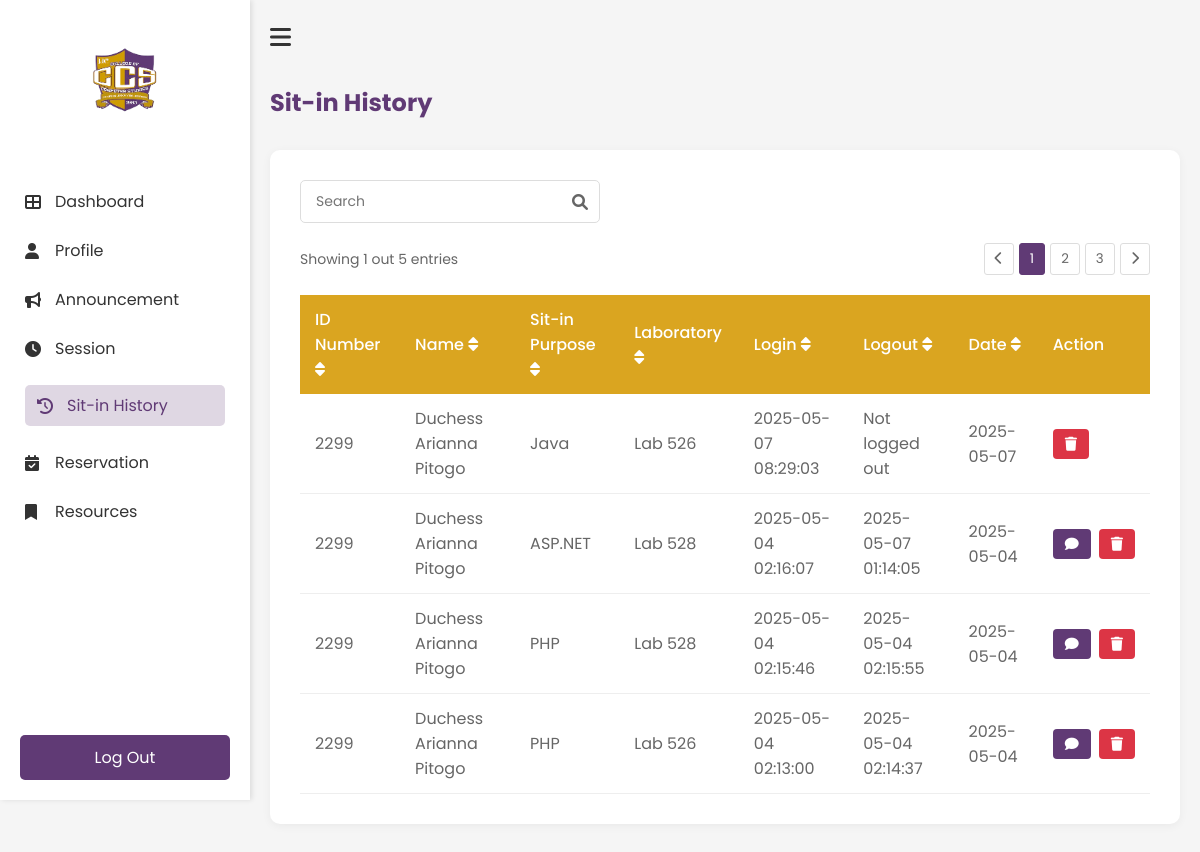
The app's page /History (signed in), older data.
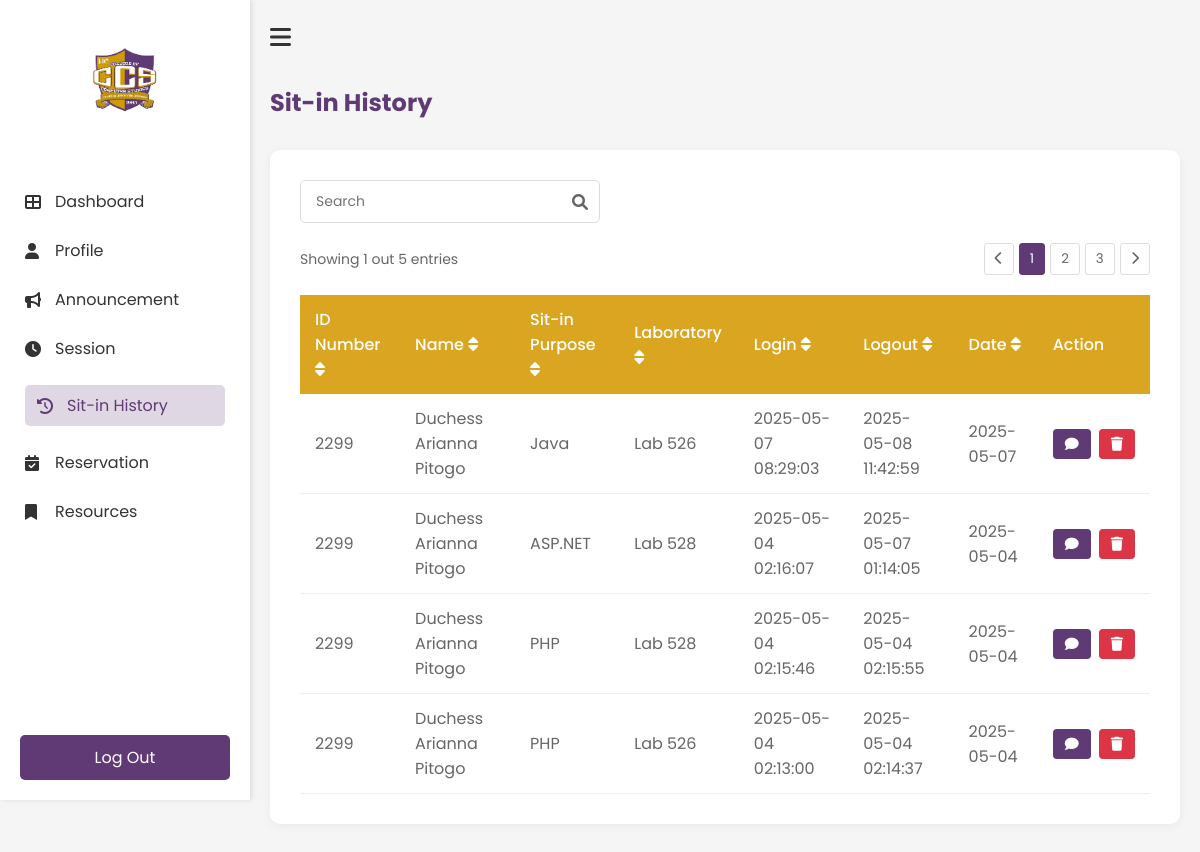
The same page, newer data.
### tables this page shows
CREATE TABLE reservations (
                id INTEGER PRIMARY KEY AUTOINCREMENT,
                idno TEXT NOT NULL,
                purpose TEXT NOT NULL,
                lab TEXT NOT NULL,
                computer_number INTEGER NOT NULL,
                time_in DATETIME NOT NULL,
                time_out DATETIME,
                status TEXT DEFAULT 'Pending',
                requested_time DATETIME,
                FOREIGN KEY (idno) REFERENCES users(IDNO)
            );

### app.py (the view)
@app.route('/History')
def History():
    if 'username' not in session:
        return redirect(url_for('login'))
    history = get_user_history(session['student_id'])
    return render_template('student/history.html', history=history)

### templates/student/history.html (shortened to what the changed rows need)
<!DOCTYPE html>
<html lang="en">
    <head>
        <link rel="stylesheet" href="{{ url_for('static', filename='student/history.css') }}">
        <link rel="stylesheet" href="https://cdnjs.cloudflare.com/ajax/libs/font-awesome/6.0.0-beta3/css/all.min.css">
    </head>
    <body>
        <div class="history-container">
            <main class="main-content">
                <h1 class="header">Sit-in History</h1>
                <div class="history-card">
                    <div class="table-container">
                <table class="history-table" id="historyTable">
                    <thead>
                        <tr>
                            <th onclick="sortTable(0)">ID Number <i class="fas fa-sort"></i></th>
                            <th onclick="sortTable(1)">Name <i class="fas fa-sort"></i></th>
                            <th onclick="sortTable(2)">Sit-in Purpose <i class="fas fa-sort"></i></th>
                            <th onclick="sortTable(3)">Laboratory <i class="fas fa-sort"></i></th>
                            <th onclick="sortTable(4)">Login <i class="fas fa-sort"></i></th>
                            <th onclick="sortTable(5)">Logout <i class="fas fa-sort"></i></th>
                            <th onclick="sortTable(6)">Date <i class="fas fa-sort"></i></th>
                            <th>Action</th>
                        </tr>
                    </thead>
                    <tbody>
                            {% for record in history %}
                            <tr data-id="{{ record.id }}">
                                <td>{{ record.idno }}</td>
                                <td>{{ record.name }}</td>
                                <td>{{ record.purpose }}</td>
                                <td>{{ record.laboratory }}</td>
                                <td>{{ record.login }}</td>
                                <td>{{ record.logout }}</td>
                                <td>{{ record.date }}</td>
                                <td>
                                    <div class="action-buttons">
                                        {% if record.status == 'Completed' %}
                                            <button class="feedback-btn" onclick="openFeedbackModal('{{ record.id }}')">
                                                <i class="fas fa-comment"></i>
                                            </button>
                                        {% endif %}
                                        <button class="delete-btn" onclick="deleteRecord('{{ record.id }}')">
                                            <i class="fas fa-trash"></i>
                                        </button>
                                    </div>
                                </td>
                            </tr>
                            {% endfor %}
                        </tbody>
                </table>
            </div>
        </div>
    </main>
    </body>
</html>

Row changes from the older to the newer data that the page shows:
changed reservations "Java": logout "Not logged out" → "2025-05-08 11:42:59"; status "Active" → "Completed" (drawn)
